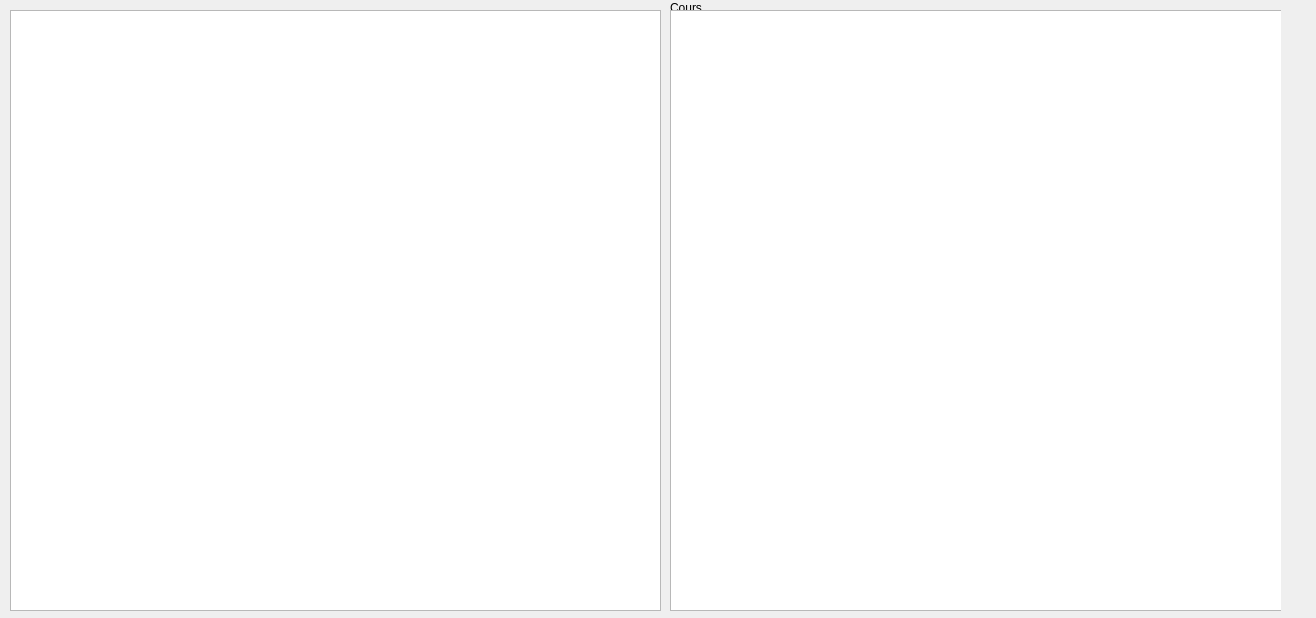
<?xml version="1.0" encoding="UTF-8"?>
<ui version="4.0">
 <class>cours</class>
 <widget class="QDialog" name="cours">
  <property name="geometry">
   <rect>
    <x>0</x>
    <y>0</y>
    <width>1316</width>
    <height>618</height>
   </rect>
  </property>
  <property name="windowTitle">
   <string>Dialog</string>
  </property>
  <widget class="QGroupBox" name="groupBox">
   <property name="geometry">
    <rect>
     <x>670</x>
     <y>0</y>
     <width>611</width>
     <height>611</height>
    </rect>
   </property>
   <property name="title">
    <string>Cours</string>
   </property>
   <widget class="QPushButton" name="pushButton">
    <property name="geometry">
     <rect>
      <x>200</x>
      <y>470</y>
      <width>171</width>
      <height>41</height>
     </rect>
    </property>
    <property name="text">
     <string>ENREGISTRER</string>
    </property>
   </widget>
   <widget class="QLabel" name="label">
    <property name="geometry">
     <rect>
      <x>60</x>
      <y>40</y>
      <width>431</width>
      <height>31</height>
     </rect>
    </property>
    <property name="text">
     <string>ENTRER LE CODE DU COURS:</string>
    </property>
   </widget>
   <widget class="QLabel" name="label_2">
    <property name="geometry">
     <rect>
      <x>60</x>
      <y>160</y>
      <width>431</width>
      <height>31</height>
     </rect>
    </property>
    <property name="text">
     <string>ENTRER LE TITRE :</string>
    </property>
   </widget>
   <widget class="QLabel" name="label_3">
    <property name="geometry">
     <rect>
      <x>60</x>
      <y>290</y>
      <width>431</width>
      <height>31</height>
     </rect>
    </property>
    <property name="text">
     <string>ENTRER LE ID D'ENSEIGNANT:</string>
    </property>
   </widget>
   <widget class="QLineEdit" name="lineEdit">
    <property name="geometry">
     <rect>
      <x>50</x>
      <y>70</y>
      <width>381</width>
      <height>51</height>
     </rect>
    </property>
   </widget>
   <widget class="QLineEdit" name="lineEdit_2">
    <property name="geometry">
     <rect>
      <x>50</x>
      <y>200</y>
      <width>381</width>
      <height>51</height>
     </rect>
    </property>
   </widget>
   <widget class="QLineEdit" name="lineEdit_3">
    <property name="geometry">
     <rect>
      <x>50</x>
      <y>340</y>
      <width>381</width>
      <height>51</height>
     </rect>
    </property>
   </widget>
   <widget class="QGroupBox" name="groupBox_2">
    <property name="geometry">
     <rect>
      <x>660</x>
      <y>0</y>
      <width>611</width>
      <height>611</height>
     </rect>
    </property>
    <property name="title">
     <string>Cours</string>
    </property>
    <widget class="QPushButton" name="pushButton_2">
     <property name="geometry">
      <rect>
       <x>200</x>
       <y>470</y>
       <width>171</width>
       <height>41</height>
      </rect>
     </property>
     <property name="text">
      <string>ENREGISTRER</string>
     </property>
    </widget>
    <widget class="QLabel" name="label_4">
     <property name="geometry">
      <rect>
       <x>60</x>
       <y>40</y>
       <width>431</width>
       <height>31</height>
      </rect>
     </property>
     <property name="text">
      <string>ENTRER LE CODE DU COURS:</string>
     </property>
    </widget>
    <widget class="QLabel" name="label_5">
     <property name="geometry">
      <rect>
       <x>60</x>
       <y>160</y>
       <width>431</width>
       <height>31</height>
      </rect>
     </property>
     <property name="text">
      <string>ENTRER LE TITRE :</string>
     </property>
    </widget>
    <widget class="QLabel" name="label_6">
     <property name="geometry">
      <rect>
       <x>60</x>
       <y>290</y>
       <width>431</width>
       <height>31</height>
      </rect>
     </property>
     <property name="text">
      <string>ENTRER LE ID D'ENSEIGNANT:</string>
     </property>
    </widget>
    <widget class="QLineEdit" name="lineEdit_4">
     <property name="geometry">
      <rect>
       <x>50</x>
       <y>70</y>
       <width>381</width>
       <height>51</height>
      </rect>
     </property>
    </widget>
    <widget class="QLineEdit" name="lineEdit_5">
     <property name="geometry">
      <rect>
       <x>50</x>
       <y>200</y>
       <width>381</width>
       <height>51</height>
      </rect>
     </property>
    </widget>
    <widget class="QLineEdit" name="lineEdit_6">
     <property name="geometry">
      <rect>
       <x>50</x>
       <y>340</y>
       <width>381</width>
       <height>51</height>
      </rect>
     </property>
    </widget>
   </widget>
   <widget class="QTableView" name="tableView_2">
    <property name="geometry">
     <rect>
      <x>0</x>
      <y>10</y>
      <width>651</width>
      <height>601</height>
     </rect>
    </property>
   </widget>
  </widget>
  <widget class="QTableView" name="tableView">
   <property name="geometry">
    <rect>
     <x>10</x>
     <y>10</y>
     <width>651</width>
     <height>601</height>
    </rect>
   </property>
  </widget>
 </widget>
 <resources/>
 <connections/>
</ui>
